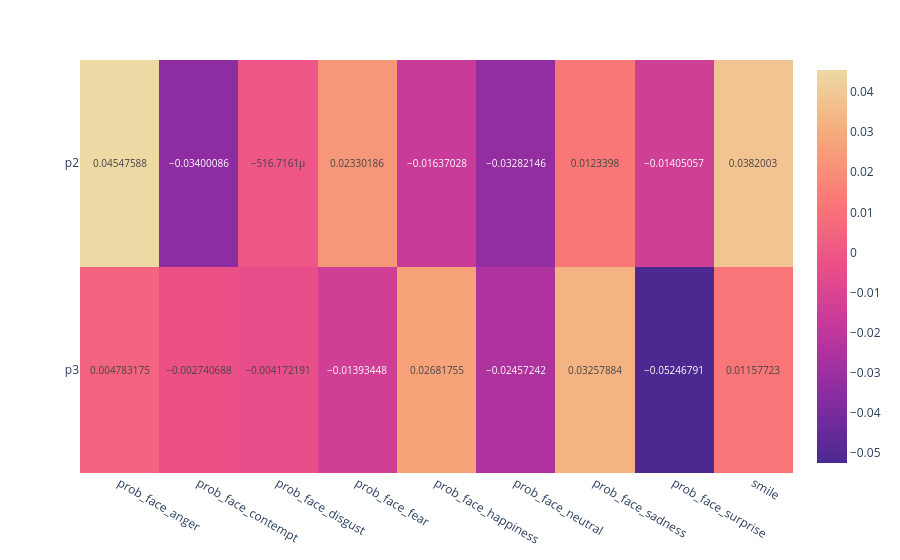

Source (notebook cell):
### Code cell
fig_corr

### Figure 1 — Plotly figure (JSON) as saved in the notebook; plotly's stock layout.template omitted (floating-point values rounded to 4 significant figures)
{"data": [{"coloraxis": "coloraxis", "hovertemplate": "x: %{x}<br>y: %{y}<br>color: %{z}<extra></extra>", "name": "0", "texttemplate": "%{z}", "type": "heatmap", "x": ["prob_face_anger", "prob_face_contempt", "prob_face_disgust", "prob_face_fear", "prob_face_happiness", "prob_face_neutral", "prob_face_sadness", "prob_face_surprise", "smile"], "xaxis": "x", "y": ["p2", "p3"], "yaxis": "y", "z": [[0.04548, -0.034, -0.0005167, 0.0233, -0.01637, -0.03282, 0.01234, -0.01405, 0.0382], [0.004783, -0.002741, -0.004172, -0.01393, 0.02682, -0.02457, 0.03258, -0.05247, 0.01158]]}], "layout": {"coloraxis": {"colorscale": [[0, "rgb(75, 41, 145)"], [0.1667, "rgb(135, 44, 162)"], [0.3333, "rgb(192, 54, 157)"], [0.5, "rgb(234, 79, 136)"], [0.6667, "rgb(250, 120, 118)"], [0.8333, "rgb(246, 169, 122)"], [1, "rgb(237, 217, 163)"]]}, "margin": {"t": 60}, "xaxis": {"anchor": "y", "domain": [0, 1]}, "yaxis": {"anchor": "x", "autorange": "reversed", "domain": [0, 1]}}}
